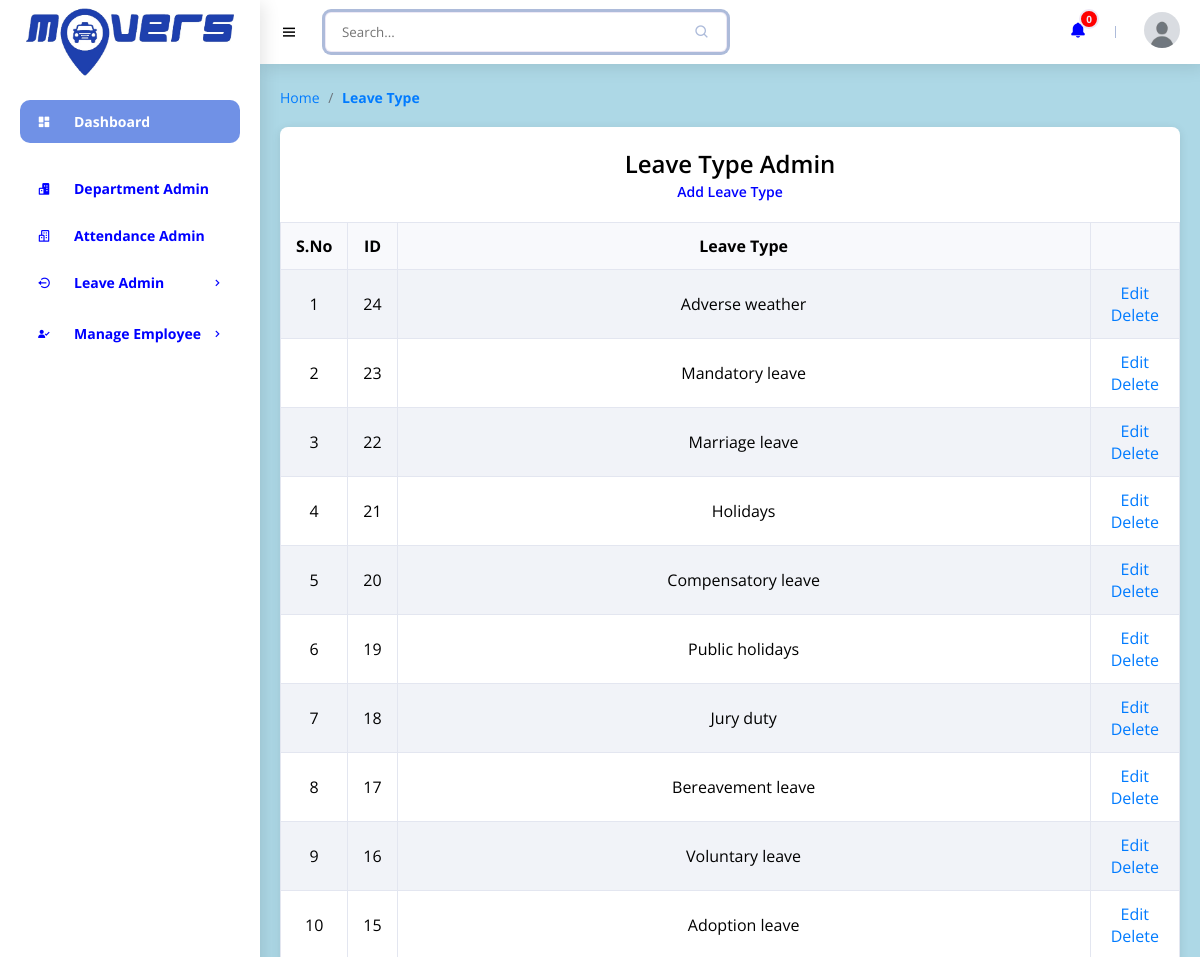
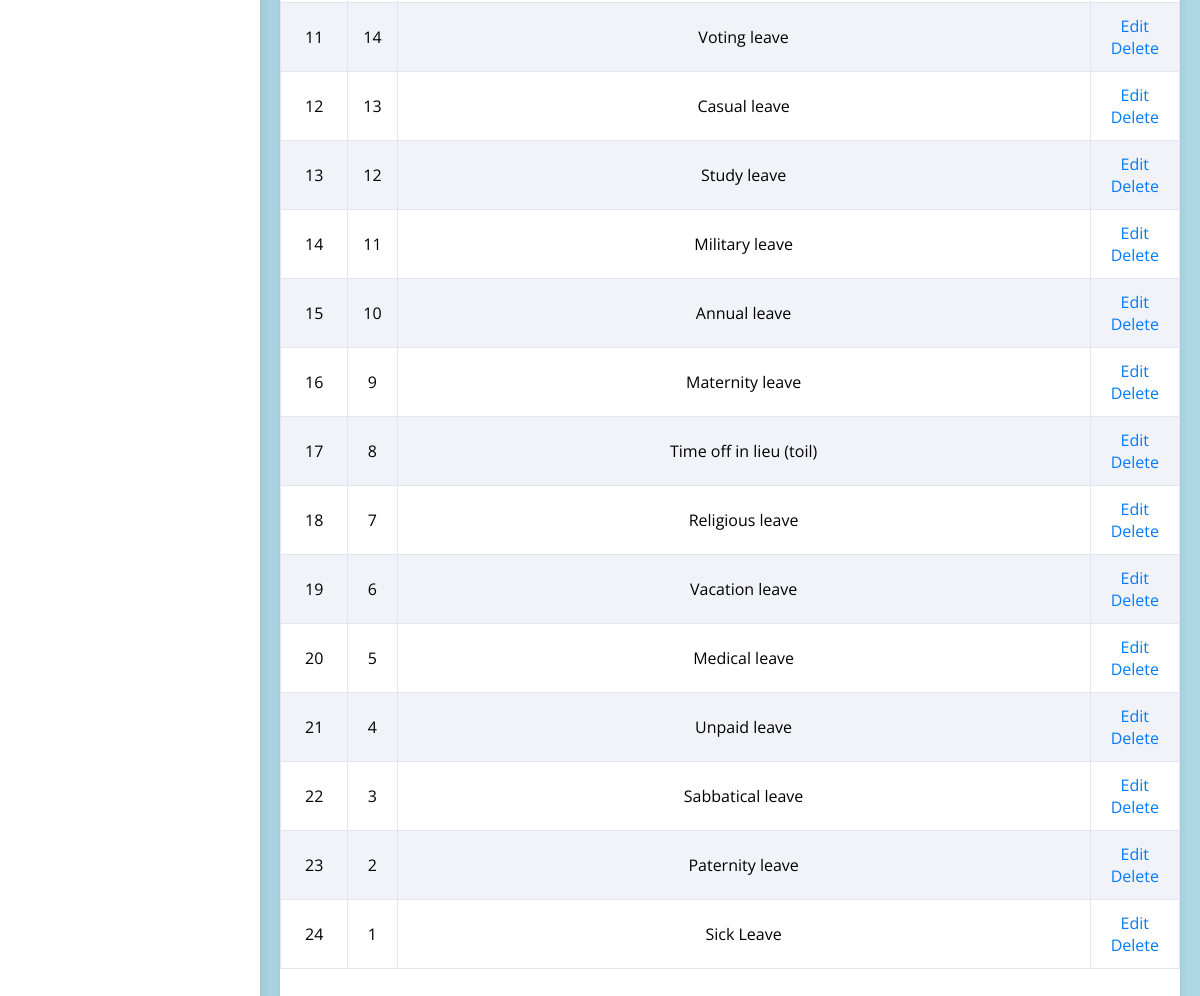
/h3leave_type.php (signed in), run on the app's committed database (2 pictures, top to bottom).
### tables this page shows
CREATE TABLE `leave_type` (
  `id` int(11) NOT NULL,
  `leave_type` varchar(255) NOT NULL
);

### h3leave_type.php (the view, shortened to what this page needs)
<?php
require('sidebar_navbar_footer/h3sidebar_nav.php');
$res=mysqli_query($con,"select * from leave_type order by id desc");
?>
    <main>
        <ul class="h3breadcrumbs">
            <li><a href="h3dashboard.php">Home</a></li>
            <li class="h3divider">/</a></li>
            <li><a href="#" class="h3active">Leave Type</a></li>
        </ul>
                     <div class="card">
                        <div class="card-body">
                           <h4 class="box-title">Leave Type Admin </h4>
						         <h4 class="box_title_link"><a href="h3add_leave_type.php">Add Leave Type</a> </h4>
                        </div>
                        <div class="card-body--">
                           <div class="table-stats order-table ov-h">
                              <table class="table ">
                                 <thead>
                                    <tr>
                                       <th width="5%">S.No</th>
                                       <th width="5%">ID</th>
                                       <th width="80%">Leave Type</th>
                                       <th width="10%"></th>
                                    </tr>
                                 </thead>
                                 <tbody>
                                    <?php
									$i=1;
									while($row=mysqli_fetch_assoc($res)){?>
									<tr>
                                       <td><?php echo $i?></td>
									   <td><?php echo $row['id']?></td>
                                       <td><?php echo $row['leave_type']?></td>
									   <td><a href="h3add_leave_type.php?id=<?php echo $row['id']?>">Edit</a> <a href="h3leave_type.php?id=<?php echo $row['id']?>&type=delete">Delete</a></td>
                                    </tr>
									<?php
									$i++;
									} ?>
                                 </tbody>
                              </table>
                           </div>
                        </div>
                     </div>
    </main>
<?php
require('sidebar_navbar_footer/h3continuation.php');
?>

### css/h3style.css (style rules this page uses)
* { font-family: 'Open Sans', sans-serif; margin: 0; padding: 0; box-sizing: border-box; }
:root { --dark-blue: #3D52A0; --light-blue: #7091e6; --dark-grey: #8697c4; --grey: #adbbda; --light-grey: #ede8f5; --blue: #0000FF; --white: #fff; --red: #ff0000; --green: #81d438; --black: #0b0c10; --light-black: #1f2833; --grey2: #c5c6c7; --light-sky: #66fcf1; --dark-sky: #45a29e; }
html { overflow-x: hidden; }
body { background: lightblue; margin: 0; padding: 0; }
a { text-decoration: none; }
li { list-style: none; }
main { width: 100%; padding: 24px 20px 20px 20px; margin: 0 auto; }
.h3breadcrumbs { list-style: none; padding: 0; margin: 0 0 20px; font-size: 14px; }
.h3breadcrumbs li { display: inline; }
.h3breadcrumbs a { color: #007bff; text-decoration: none; }
.h3breadcrumbs .h3divider { margin: 0 5px; color: #6c757d; }
.h3breadcrumbs .h3active { font-weight: bold; }

### css/h3tablesformsdesign.css (style rules this page uses)
h4 { font-weight: 600; margin: 0; }
.card { background-color: #fff; border-radius: 8px; box-shadow: 0 2px 10px rgba(0, 0, 0, 0.1); margin-bottom: 20px; overflow-x: auto; width: 100%; height: 100vh; }
.card-body { padding: 20px; }
.box-title { font-size: 24px; font-weight: 600; color: black; text-align: center; overflow: auto; }
.box_title_link { text-align: center; overflow: auto; }
.box_title_link a { font-size: 14px; color: #0000FF; text-decoration: none; }
.table { border-collapse: collapse; margin-bottom: 20px; width: 100%; }
.table th, .table td { padding: 12px 15px; border: 1px solid #e3e6f0; max-width: auto; }
.table th { background-color: #f8f9fc; font-weight: bold; text-align: center; }
.table td { text-align: center; }
.table tbody tr:nth-child(odd) { background-color: #f1f3f8; }
.table a { color: #007bff; text-decoration: none; }

### data on the page
leave_type: id "24", leave_type "Adverse weather"
leave_type: id "23", leave_type "Mandatory leave"
leave_type: id "22", leave_type "Marriage leave"
leave_type: id "21", leave_type "Holidays"
leave_type: id "20", leave_type "Compensatory leave"
leave_type: id "19", leave_type "Public holidays"
leave_type: id "18", leave_type "Jury duty"
leave_type: id "17", leave_type "Bereavement leave"
leave_type: id "16", leave_type "Voluntary leave"
leave_type: id "15", leave_type "Adoption leave"
leave_type: id "14", leave_type "Voting leave"
leave_type: id "13", leave_type "Casual leave"
leave_type: id "12", leave_type "Study leave"
leave_type: id "11", leave_type "Military leave"
leave_type: id "10", leave_type "Annual leave"
leave_type: id "9", leave_type "Maternity leave"
leave_type: id "8", leave_type "Time off in lieu (toil)"
leave_type: id "7", leave_type "Religious leave"
leave_type: id "6", leave_type "Vacation leave"
leave_type: id "5", leave_type "Medical leave"
leave_type: id "4", leave_type "Unpaid leave"
leave_type: id "3", leave_type "Sabbatical leave"
leave_type: id "2", leave_type "Paternity leave"
leave_type: id "1", leave_type "Sick Leave"
